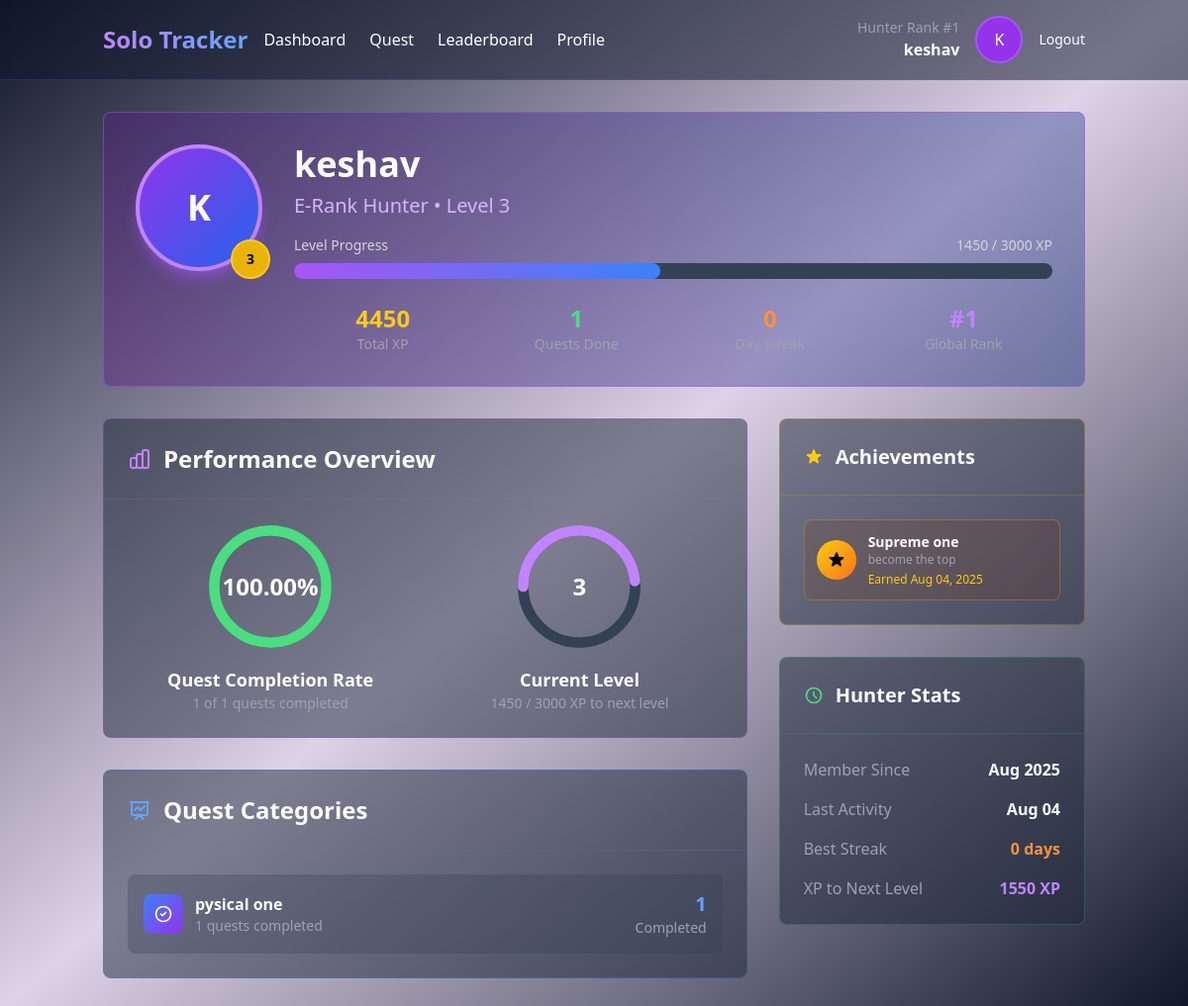
The page /profile/ (signed in) on the database as committed earlier.
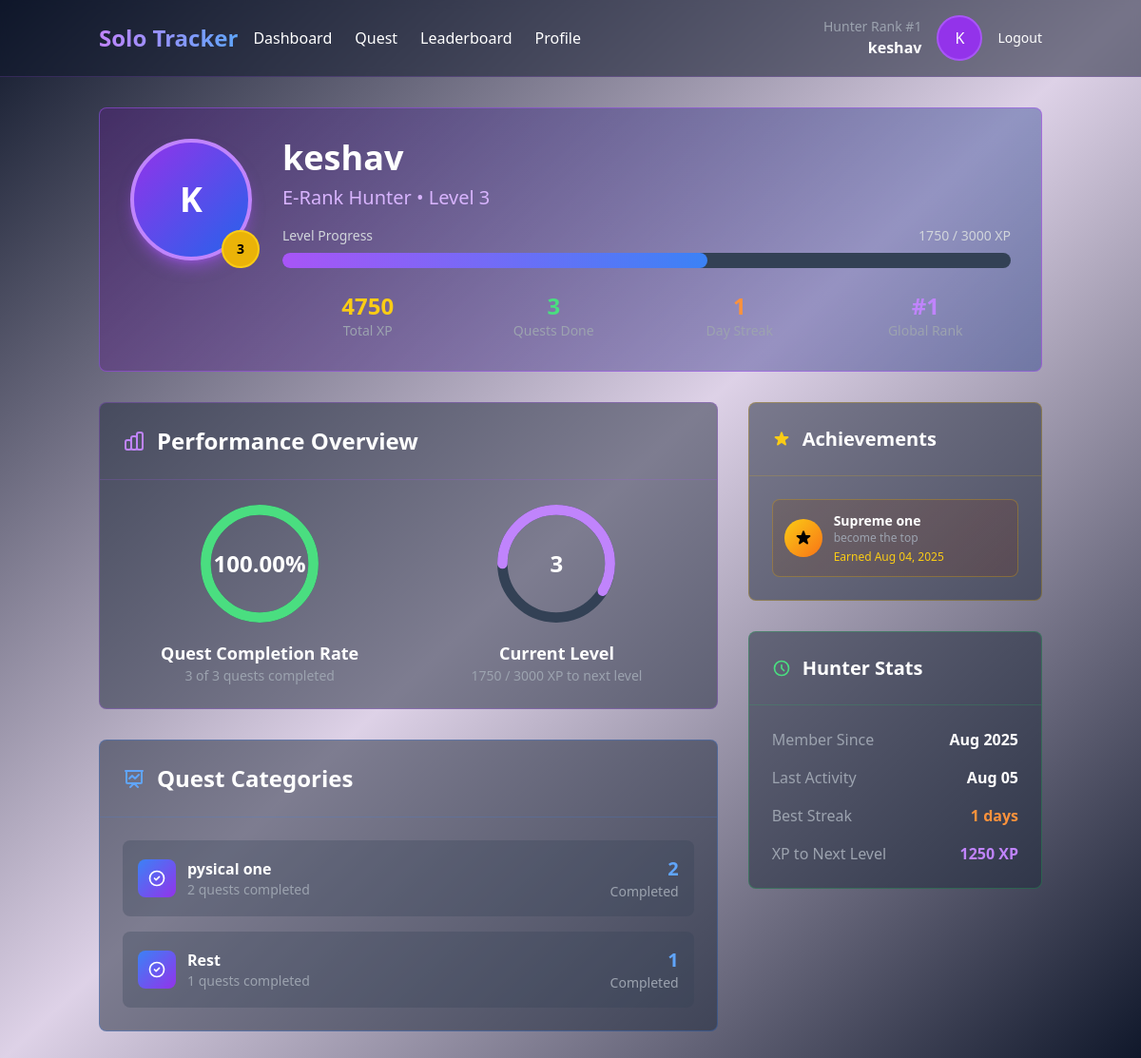
The same page on the database as committed later.
### solo_tracker/models.py (models this page shows, shortened)
class UserProfile(models.Model):
    user = models.OneToOneField(User, on_delete=models.CASCADE)
    level = models.IntegerField(default=1)
    current_xp = models.IntegerField(default=0)
    total_xp = models.IntegerField(default=0)
    streak = models.IntegerField(default=0)
    last_activity = models.DateField(default=timezone.now)
    avatar = models.ImageField(upload_to='avatars/', blank=True, null=True)
    strength = models.IntegerField(default=10)
    vitality = models.IntegerField(default=10)
    agility = models.IntegerField(default=10)
    intelligence = models.IntegerField(default=10)
    perception = models.IntegerField(default=10)
    job_class = models.CharField(max_length=50, default='Hunter')
    job_title = models.CharField(max_length=100, default='E-Rank Hunter')
    @property
    def xp_to_next_level(self):
        return (self.level * 1000) - self.current_xp
    @property
    def xp_percentage(self):
        return (self.current_xp / (self.level * 1000)) * 100
    @property
    def rank(self):
        return UserProfile.objects.filter(total_xp__gt=self.total_xp).count() + 1

class QuestCategory(models.Model):
    name = models.CharField(max_length=50)
    icon = models.CharField(max_length=50, default='target')
    color = models.CharField(max_length=20, default='blue')
    class Meta:
        verbose_name_plural = "Quest Categories"

class UserAchievement(models.Model):
    user = models.ForeignKey(User, on_delete=models.CASCADE)
    achievement = models.ForeignKey(Achievement, on_delete=models.CASCADE)
    earned_at = models.DateTimeField(auto_now_add=True)
    class Meta:
        unique_together = ['user', 'achievement']

class Achievement(models.Model):
    name = models.CharField(max_length=100)
    description = models.TextField()
    icon = models.CharField(max_length=50, default='trophy')
    requirement_type = models.CharField(max_length=50)  # 'level', 'streak', 'quests_completed'
    requirement_value = models.IntegerField()
    xp_reward = models.IntegerField(default=0)

### solo_tracker/views.py (the view)
# urls.py: path('profile/', views.profile, name='profile'),
@login_required
def profile(request):
    profile = request.user.userprofile
    achievements = UserAchievement.objects.filter(user=request.user).select_related('achievement')
    total_quests = UserQuest.objects.filter(user=request.user).count()
    completed_quests = UserQuest.objects.filter(user=request.user, completed=True).count()
    completion_rate = (completed_quests / total_quests * 100) if total_quests > 0 else 0
    category_stats = UserQuest.objects.filter(
        user=request.user,
        completed=True
    ).values(
        'quest__category__name'
    ).annotate(
        count=Count('id')
    ).order_by('-count')
    context = {
        'profile': profile,
        'achievements': achievements,
        'total_quests': total_quests,
        'completed_quests': completed_quests,
        'completion_rate': completion_rate,
        'category_stats': category_stats,
    }
    return render(request, 'solo_tracker/profile.html', context)

### solo_tracker/templates/solo_tracker/profile.html (shortened to what the changed rows need)
{% extends 'base.html' %}
{% block content %}
<div class="max-w-6xl mx-auto">
    <div
        class="bg-gradient-to-r from-purple-900/40 to-blue-900/40 border border-purple-500/50 rounded-lg p-8 mb-8 glow-effect">
        <div class="flex flex-col md:flex-row items-center md:items-start space-y-6 md:space-y-0 md:space-x-8">
            <div class="relative">
                <div
                    class="w-32 h-32 bg-gradient-to-br from-purple-600 to-blue-600 rounded-full flex items-center justify-center text-4xl font-bold border-4 border-purple-400 shadow-lg shadow-purple-500/50">
                    {{ user.username|first|upper }}
                </div>
                <div
                    class="absolute -bottom-2 -right-2 bg-yellow-500 text-black rounded-full w-10 h-10 flex items-center justify-center font-bold text-sm border-2 border-yellow-400">
                    {{ profile.level }}
                </div>
            </div>
            <div class="flex-1 text-center md:text-left">
                <h1 class="text-4xl font-bold text-white mb-2">{{ user.username }}</h1>
                <p class="text-xl text-purple-300 mb-4">{{ profile.job_class }} • Level {{ profile.level }}</p>
                <div class="mb-6">
                    <div class="flex justify-between text-sm mb-2">
                        <span class="text-gray-300">Level Progress</span>
                        <span class="text-gray-300">{{ profile.current_xp }} / {{ profile.level }}000 XP</span>
                    </div>
                    <div class="w-full bg-slate-700 rounded-full h-4">
                        <div class="bg-gradient-to-r from-purple-500 to-blue-500 h-4 rounded-full glow-effect transition-all duration-200"
                            style="width: {{ profile.xp_percentage }}%"></div>
                    </div>
                </div>
                <div class="grid grid-cols-2 md:grid-cols-4 gap-4">
                    <div class="text-center">
                        <div class="text-2xl font-bold text-yellow-400">{{ profile.total_xp|floatformat:0 }}</div>
                        <div class="text-sm text-gray-400">Total XP</div>
                    </div>
                    <div class="text-center">
                        <div class="text-2xl font-bold text-green-400">{{ completed_quests }}</div>
                        <div class="text-sm text-gray-400">Quests Done</div>
                    </div>
                    <div class="text-center">
                        <div class="text-2xl font-bold text-orange-400">{{ profile.streak }}</div>
                        <div class="text-sm text-gray-400">Day Streak</div>
                    </div>
                    <div class="text-center">
                        <div class="text-2xl font-bold text-purple-400">#{{ profile.rank }}</div>
                        <div class="text-sm text-gray-400">Global Rank</div>
                    </div>
                </div>
            </div>
        </div>
    </div>
    <div class="grid grid-cols-1 lg:grid-cols-3 gap-8">
        <div class="lg:col-span-2 space-y-8">
            <div class="bg-slate-800/50 border border-purple-500/30 rounded-lg">
                <div class="p-6 border-b border-purple-500/20">
                    <h2 class="text-2xl font-bold flex items-center space-x-3">
                        <span>Performance Overview</span>
                    </h2>
                </div>
                <div class="p-6">
                    <div class="grid grid-cols-1 md:grid-cols-2 gap-6">
                        <div class="text-center">
                            <div class="relative w-32 h-32 mx-auto mb-4">
                                <svg class="w-32 h-32 transform -rotate-90" viewBox="0 0 36 36">
                                    <path class="text-slate-700" stroke="currentColor" stroke-width="3" fill="none"
                                        d="M18 2.0845 a 15.9155 15.9155 0 0 1 0 31.831 a 15.9155 15.9155 0 0 1 0 -31.831" />
                                    <path class="text-green-400" stroke="currentColor" stroke-width="3" fill="none"
                                        stroke-linecap="round" stroke-dasharray="{{ completion_rate }}, 100"
                                        d="M18 2.0845 a 15.9155 15.9155 0 0 1 0 31.831 a 15.9155 15.9155 0 0 1 0 -31.831" />
                                </svg>
                                <div class="absolute inset-0 flex items-center justify-center">
                                    <span class="text-2xl font-bold text-white">{{ completion_rate|floatformat:2}}%</span>
                                </div>
                            </div>
                            <h3 class="text-lg font-semibold text-white">Quest Completion Rate</h3>
                            <p class="text-sm text-gray-400">{{ completed_quests }} of {{ total_quests }} quests
                                completed</p>
                        </div>
                        <div class="text-center">
                            <div class="relative w-32 h-32 mx-auto mb-4">
                                <svg class="w-32 h-32 transform -rotate-90" viewBox="0 0 36 36">
                                    <path class="text-slate-700" stroke="currentColor" stroke-width="3" fill="none"
                                        d="M18 2.0845 a 15.9155 15.9155 0 0 1 0 31.831 a 15.9155 15.9155 0 0 1 0 -31.831" />
                                    <path class="text-purple-400" stroke="currentColor" stroke-width="3" fill="none"
                                        stroke-linecap="round" stroke-dasharray="{{ profile.xp_percentage }}, 100"
                                        d="M18 2.0845 a 15.9155 15.9155 0 0 1 0 31.831 a 15.9155 15.9155 0 0 1 0 -31.831" />
                                </svg>
                                <div class="absolute inset-0 flex items-center justify-center">
                                    <span class="text-2xl font-bold text-white">{{ profile.level }}</span>
                                </div>
                            </div>
                            <h3 class="text-lg font-semibold text-white">Current Level</h3>
                            <p class="text-sm text-gray-400">{{ profile.current_xp }} / {{ profile.level }}000 XP to
                                next level</p>
                        </div>
                    </div>
                </div>
            </div>
            <div class="bg-slate-800/50 border border-blue-500/30 rounded-lg">
                <div class="p-6 border-b border-blue-500/20">
                    <h2 class="text-2xl font-bold flex items-center space-x-3">
                        <svg class="w-6 h-6 text-blue-400" fill="none" stroke="currentColor" viewBox="0 0 24 24">
                            <path stroke-linecap="round" stroke-linejoin="round" stroke-width="2"
                                d="M7 12l3-3 3 3 4-4M8 21l4-4 4 4M3 4h18M4 4h16v12a1 1 0 01-1 1H5a1 1 0 01-1-1V4z">
                            </path>
                        </svg>
                        <span>Quest Categories</span>
                    </h2>
                </div>
                <div class="p-6">
                    {% if category_stats %}
                    <div class="space-y-4">
                        {% for stat in category_stats %}
                        <div class="flex items-center justify-between p-4 bg-slate-700/30 rounded-lg">
                            <div class="flex items-center space-x-3">
                                <div
                                    class="w-10 h-10 bg-gradient-to-br from-blue-500 to-purple-600 rounded-lg flex items-center justify-center">
                                    <svg class="w-5 h-5 text-white" fill="none" stroke="currentColor"
                                        viewBox="0 0 24 24">
                                        <path stroke-linecap="round" stroke-linejoin="round" stroke-width="2"
                                            d="M9 12l2 2 4-4m6 2a9 9 0 11-18 0 9 9 0 0118 0z"></path>
                                    </svg>
                                </div>
                                <div>
                                    <h3 class="font-semibold text-white">{{ stat.quest__category__name }}</h3>
                                    <p class="text-sm text-gray-400">{{ stat.count }} quests completed</p>
                                </div>
                            </div>
                            <div class="text-right">
                                <div class="text-xl font-bold text-blue-400">{{ stat.count }}</div>
                                <div class="text-sm text-gray-400">Completed</div>
                            </div>
                        </div>
                        {% endfor %}
                    </div>
                    {% endif %}
                </div>
            </div>
        </div>
        <div class="space-y-8">
            <div class="bg-slate-800/50 border border-yellow-500/30 rounded-lg">
                <div class="p-6 border-b border-yellow-500/20">
                    <h2 class="text-xl font-bold flex items-center space-x-3">
                        <span>Achievements</span>
                    </h2>
                </div>
                <div class="p-6">
                    {% if achievements %}
                    <div class="space-y-3">
                        {% for user_achievement in achievements %}
                        <div
                            class="flex items-center space-x-3 p-3 bg-gradient-to-r from-yellow-900/20 to-orange-900/20 border border-yellow-500/30 rounded-lg">
                            <div
                                class="w-10 h-10 bg-gradient-to-br from-yellow-400 to-orange-500 rounded-full flex items-center justify-center">
                            </div>
                            <div class="flex-1">
                                <h3 class="font-semibold text-white text-sm">{{ user_achievement.achievement.name }}
                                </h3>
                                <p class="text-xs text-gray-400">{{ user_achievement.achievement.description }}</p>
                                <p class="text-xs text-yellow-400 mt-1">Earned {{ user_achievement.earned_at|date:"M d, Y" }}</p>
                            </div>
                        </div>
                        {% endfor %}
                    </div>
                    {% endif %}
                </div>
            </div>
            <div class="bg-slate-800/50 border border-green-500/30 rounded-lg">
                <div class="p-6 border-b border-green-500/20">
                    <h2 class="text-xl font-bold flex items-center space-x-3">
                        <svg class="w-5 h-5 text-green-400" fill="none" stroke="currentColor" viewBox="0 0 24 24">
                            <path stroke-linecap="round" stroke-linejoin="round" stroke-width="2"
                                d="M12 8v4l3 3m6-3a9 9 0 11-18 0 9 9 0 0118 0z"></path>
                        </svg>
                        <span>Hunter Stats</span>
                    </h2>
                </div>
                <div class="p-6 space-y-4">
                    <div class="flex justify-between items-center">
                        <span class="text-gray-400">Last Activity</span>
                        <span class="text-white font-semibold">{{ profile.last_activity|date:"M d" }}</span>
                    </div>
                    <div class="flex justify-between items-center">
                        <span class="text-gray-400">Best Streak</span>
                        <span class="text-orange-400 font-semibold">{{ profile.streak }} days</span>
                    </div>
                    <div class="flex justify-between items-center">
                        <span class="text-gray-400">XP to Next Level</span>
                        <span class="text-purple-400 font-semibold">{{ profile.xp_to_next_level }} XP</span>
                    </div>
                </div>
            </div>
        </div>
    </div>
</div>
{% endblock %}

Rows that differ between the two databases and show on the page:
changed UserProfile "E-Rank Hunter": current_xp "1450" → "1750"; total_xp "4450" → "4750"; streak "0" → "1"; last_activity "Aug 04" → "Aug 05"; xp_to_next_level "1550" → "1250"
computed for QuestCategory "pysical one": count "1" → "2"
now on this page (row unchanged): QuestCategory: quest__category__name "Rest", count "1"
Other text that changed with them:
{{ completed_quests }}: "1" → "3"
{{ total_quests }}: "1" → "3"
